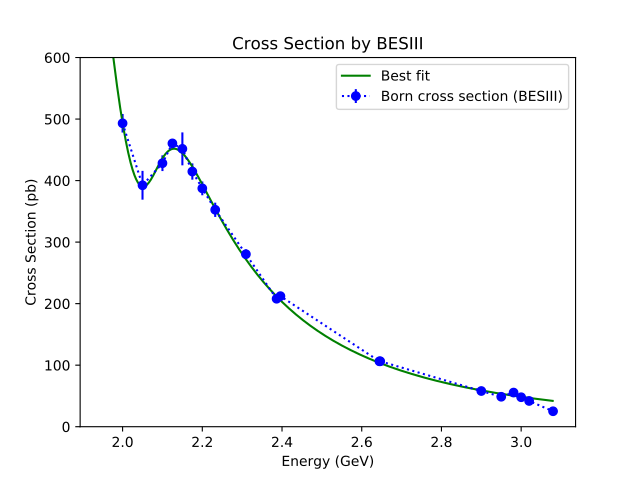

Here is the Python script that generated this plot:
# -*- coding: UTF-8 -*-
# Public package
import numpy
import matplotlib.pyplot as plt
from lmfit import Model
# Private package
import default as default

################################################################################
# 拟合并绘制BES的结果
################################################################################


def my_function(e, mr, wr, sigma, phi, a, b):
    output = default.bar_function(e, mr, wr, sigma, phi, a, b)
    return output


def poly2d(e, a, b):
    output = default.bar_none(e, a, b)
    output = output**2
    return output


test_resonance = 1
test_nonresonance = 0
plot_test = 0
# 读取数据
print('开始读取数据')
data_bes_pppmpz = default.data_bes_pppmpz()
print('读取数据完毕')
# 合并数据
print('开始处理数据')
data_bes_pppmpz = default.delete_point(data_bes_pppmpz, [2.5, 2.7, 2.8])
print('处理数据完毕')
# 拟合共振态
if(test_resonance == 1):
    module_all = Model(my_function, independent_vars=['e'])
    params = module_all.make_params(mr=2.13,
                                    wr=0.07,
                                    sigma=25,
                                    phi=2.5,
                                    a=55,
                                    b=1.3)
    result = module_all.fit(data_bes_pppmpz['y'],
                            e=data_bes_pppmpz['x'],
                            params=params)
    print(result.fit_report())
# 拟合非共振态
if(test_nonresonance == 1):
    module_none = Model(poly2d, independent_vars=['e'])
    params = module_none.make_params(a=1,
                                     b=1)
    result2 = module_none.fit(data_bes_pppmpz['y'],
                              e=data_bes_pppmpz['x'],
                              params=params)
    print(result2.fit_report())
# 绘制原图
fig, axes = plt.subplots(1, 1)
axe = axes
axe.errorbar(data_bes_pppmpz['x'],
             data_bes_pppmpz['y'],
             yerr=data_bes_pppmpz['e'],
             fmt='bo:',
             label=r'Born cross section (BESIII)')
# 绘图共振态
nx = numpy.arange(1.95, 3.08, 0.001)
if(test_resonance == 1):
    ny2 = default.bar_function(nx,
                               result.best_values['mr'],
                               result.best_values['wr'],
                               result.best_values['sigma'],
                               result.best_values['phi'],
                               result.best_values['a'],
                               result.best_values['b'],)
    axe.plot(nx, ny2, 'g-', label=r'Best fit')
# 绘图非共振态
if(test_nonresonance == 1):
    ny3 = poly2d(nx,
                 result2.best_values['a'],
                 result2.best_values['b'])
    axe.plot(nx, ny3, 'r--', label=r'Polynomial fit')
# 测试共振态
if(plot_test == 1):
    ny1 = default.bar_function(nx,
                               2.13,
                               0.07,
                               25,
                               2.5,
                               55,
                               1.3)
    axe.plot(nx, ny1, 'g-', label=r'Fit with resonance')

axe.legend(loc=1)
axe.set_xlabel(r'Energy (GeV)')
axe.set_ylabel(r'Cross Section (pb)')
axe.set_title(r'Cross Section by BESIII')
plt.ylim((0, 600))
plt.savefig('9.1.lineshape/2.fitbes.pdf')
plt.show()
plt.close()

# 输出数据到txt
if(1 == 1):
    output = ''
    output_x = numpy.arange(1.95, 3.10, 0.001)
    for i in output_x:
        output += '%1.5f %1.5f 0\n' % (i, my_function(i,
                                                      result.best_values['mr'],
                                                      result.best_values['wr'],
                                                      result.best_values['sigma'],
                                                      result.best_values['phi'],
                                                      result.best_values['a'],
                                                      result.best_values['b']) / 1000)
        '''
        output += '%1.5f %1.5f 0\n' % (i, my_function(i,
                                                      2.15,
                                                      0.1,
                                                      20,
                                                      1.2,
                                                      52,
                                                      1 / 1000))
        '''
    with open('9.1.lineshape/xs_user.txt', 'w') as outfile:
        outfile.write(output)
